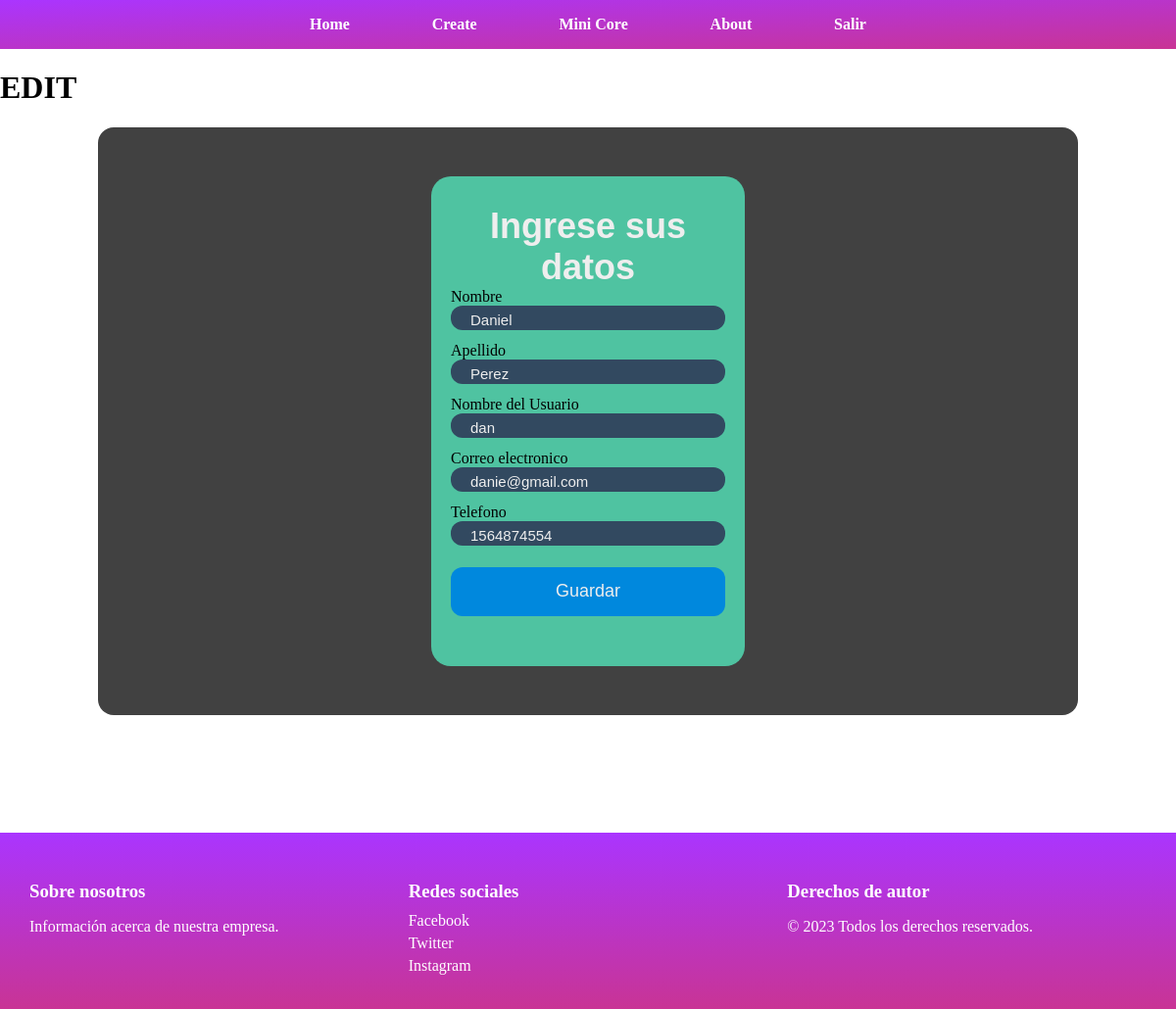
The app's page /useredit/6 (signed in) with its own data.
### CRUD1/models.py (models this page shows)
class Usuario(models.Model):
    nombre = models.CharField(max_length=50)
    apellido = models.CharField(max_length=50)
    nombre_usuario = models.CharField(max_length=50, verbose_name="Nombre del Usuario")
    email = models.EmailField(verbose_name="Correo electronico")
    tfno = models.CharField(max_length=10, verbose_name="Telefono")

### CRUD1/views.py (the view)
# urls.py: path('useredit/<int:id>', views.useredit, name='useredit'),
@login_required
def useredit(request, id):
    usuario = Usuario.objects.get(id=id)
    formulario = UsuarioForm(request.POST or None,
                             request.FILES or None, instance=usuario)
    if formulario.is_valid() and request.POST:
        formulario.save()
        return redirect('index')
    return render(request, "usuarios/edit.html", {"formulario": formulario})

### CRUD1/form.py
class UsuarioForm(ModelForm):
    class Meta:
        model = Usuario
        fields = '__all__'

### CRUD1/templates/usuarios/edit.html
{% extends "predeterminados/base.html"%}
{% load static %} {% block titulo%} Edit {%endblock%} {% block contenido%}
<h1>EDIT</h1>
{% include "predeterminados/formulario.html" %} {%endblock%}

### CRUD1/templates/predeterminados/formulario.html (shortened to what this page needs)
<head>
  {% load static %}
  <link rel="stylesheet" type="text/css" href="{% static 'css/form.css' %}" />
</head>
<div class="bodyform">
  <div class="form">
    <div class="title">Ingrese sus datos</div>
    <form enctype="multipart/form-data" method="post">
      {% csrf_token %} {% for campo in formulario %}
      <div class="input-container">
        {% if campo.field.widget.input_type == 'datetime-local' %}
            <label for="{{ campo.id_for_label }}">{{ campo.label }}</label>
            <input type="datetime-local" class="input" name="{{ campo.name }}" id="{{ campo.id_for_label }}" value="{{ campo.value|default:'' }}">
        {% elif campo.field.widget.input_type == 'Textarea' %}
            <label for="{{ campo.id_for_label }}">{{ campo.label }}</label>
            <textarea class="input" name="{{ campo.name }}" id="{{ campo.id_for_label }}" placeholder="{{ campo.label }}" rows="5">{{ campo.value|default:'' }}</textarea>
        {% else %}
            <label for="{{ campo.id_for_label }}">{{ campo.label }}</label>
            <input type="{{ campo.field.widget.input_type }}" class="input" name="{{ campo.name }}" id="{{ campo.id_for_label }}" value="{{ campo.value|default:'' }}">
        {% endif %}
      </div>
      {% endfor %}
      <input class="submit" type="submit" value="Guardar" />
    </form>
  </div>
</div>

### CRUD1/static/css/navbar.css (style rules this page uses)
:root { --vosc: #674ab3; --vmedio: #a348a6; --violeta: #9f63c4; --vcla: #9075d8; --vrosa: #cea2d7; --orcuro: #333; --blanco: #fff; --backgroundnav: #272727; --change: #8c8c8c; --violeta: #9502ffcc; --fuxia: #bb017acc; }

### CRUD1/static/css/form.css (style rules this page uses)
.bodyform { align-items: center; background-color: #414141; display: flex; justify-content: center; height: 100%; padding: 50px; margin: auto; border-radius: 1rem; width: 75%; margin-bottom: 1rem; }
.form { background-color: #4fc3a1; border-radius: 20px; box-sizing: border-box; height: 500px; padding: 20px; width: 320px; }
.title { color: #eee; font-family: sans-serif; font-size: 36px; font-weight: 600; margin-top: 10px; text-align: center; }
.input-container { height: 50px; position: relative; width: 100%; margin-bottom: 5px; }
.input { background-color: #324960; border-radius: 12px; border: 0; box-sizing: border-box; color: #eee; font-size: 15px; height: 50%; outline: 0; padding: 4px 20px 0; width: 100%; }
.submit { background-color: #08d; border-radius: 12px; border: 0; box-sizing: border-box; color: #eee; cursor: pointer; font-size: 18px; height: 50px; margin-top: 10px; outline: 0; text-align: center; width: 100%; }

### CRUD1/static/css/footer.css (style rules this page uses)
:root { --vosc: #674ab3; --vmedio: #a348a6; --violeta: #9f63c4; --vcla: #9075d8; --vrosa: #cea2d7; --orcuro: #333; --blanco: #fff; --violeta: #9502ffcc; --fuxia: #bb017acc; }

### CRUD1/templates/predeterminados/base.html (style rules this page uses)
body { margin: 0; background: url('https://i.pinimg.com/originals/1a/f6/89/1af689d42bdb7686df444f22925f9e89.gif') no-repeat; background-size: cover; background-position: center; }

### records on screen
Usuario: nombre "Daniel" "Perez" "dan" "danie@gmail.com" "1564874554"

### other values on screen
{{ campo.label }} "Nombre" "Apellido" "Nombre del Usuario" "Correo electronico" "Telefono"
